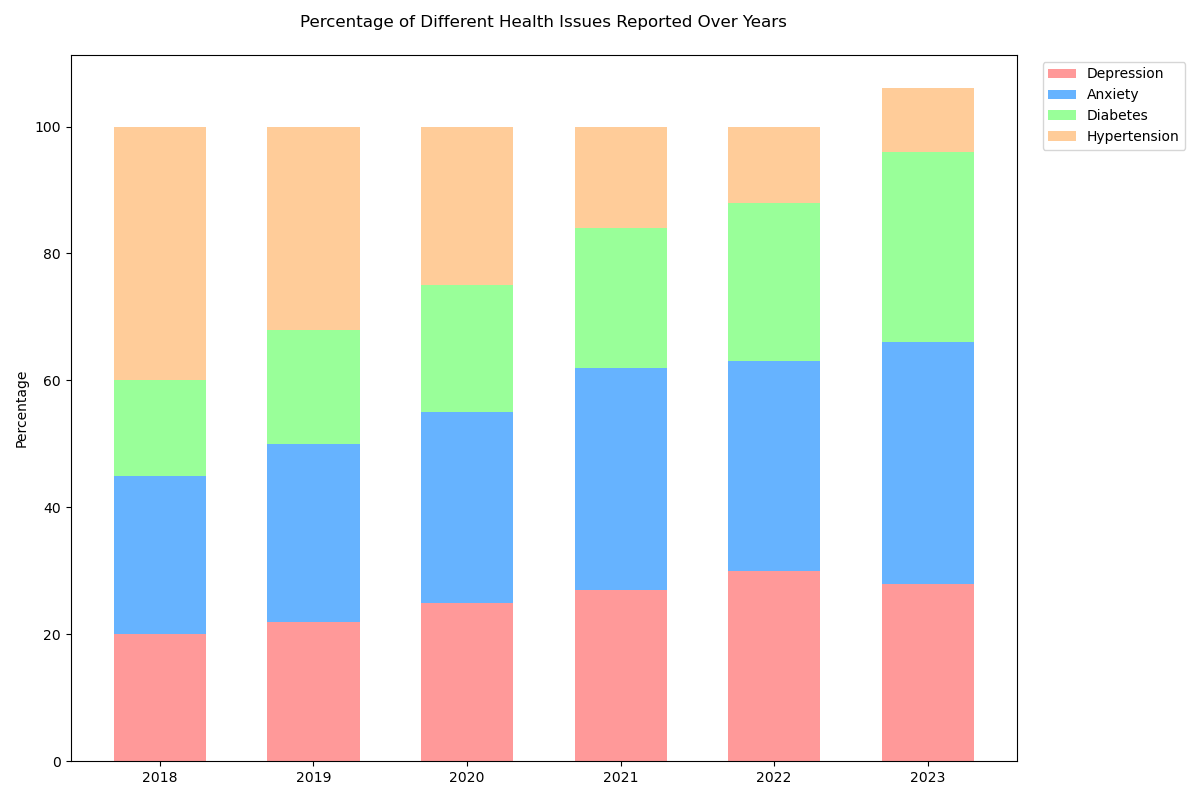

Here is the Python script that generated this plot:

import matplotlib.pyplot as plt
import numpy as np

# Data
years = ['2018', '2019', '2020', '2021', '2022', '2023']
depression = [20, 22, 25, 27, 30, 28]
anxiety = [25, 28, 30, 35, 33, 38]
diabetes = [15, 18, 20, 22, 25, 30]
hypertension = [40, 32, 25, 16, 12, 10]

# Stack data
data = np.array([depression, anxiety, diabetes, hypertension])
data_cum = data.cumsum(axis=0)

# Category names
categories = ['Depression', 'Anxiety', 'Diabetes', 'Hypertension']
category_colors = ['#ff9999', '#66b3ff', '#99ff99', '#ffcc99']

# Plot
fig, ax = plt.subplots(figsize=(12, 8))
bar_width = 0.6

for i, (colname, color) in enumerate(zip(categories, category_colors)):
    widths = data[i]
    starts = data_cum[i] - widths
    ax.bar(years, widths, bottom=starts, width=bar_width, label=colname, color=color)

# Add labels and title
ax.set_ylabel('Percentage')
ax.set_title('Percentage of Different Health Issues Reported Over Years', pad=20)
ax.legend(loc='upper left', bbox_to_anchor=(1.02, 1.0))

plt.tight_layout()
plt.show()
